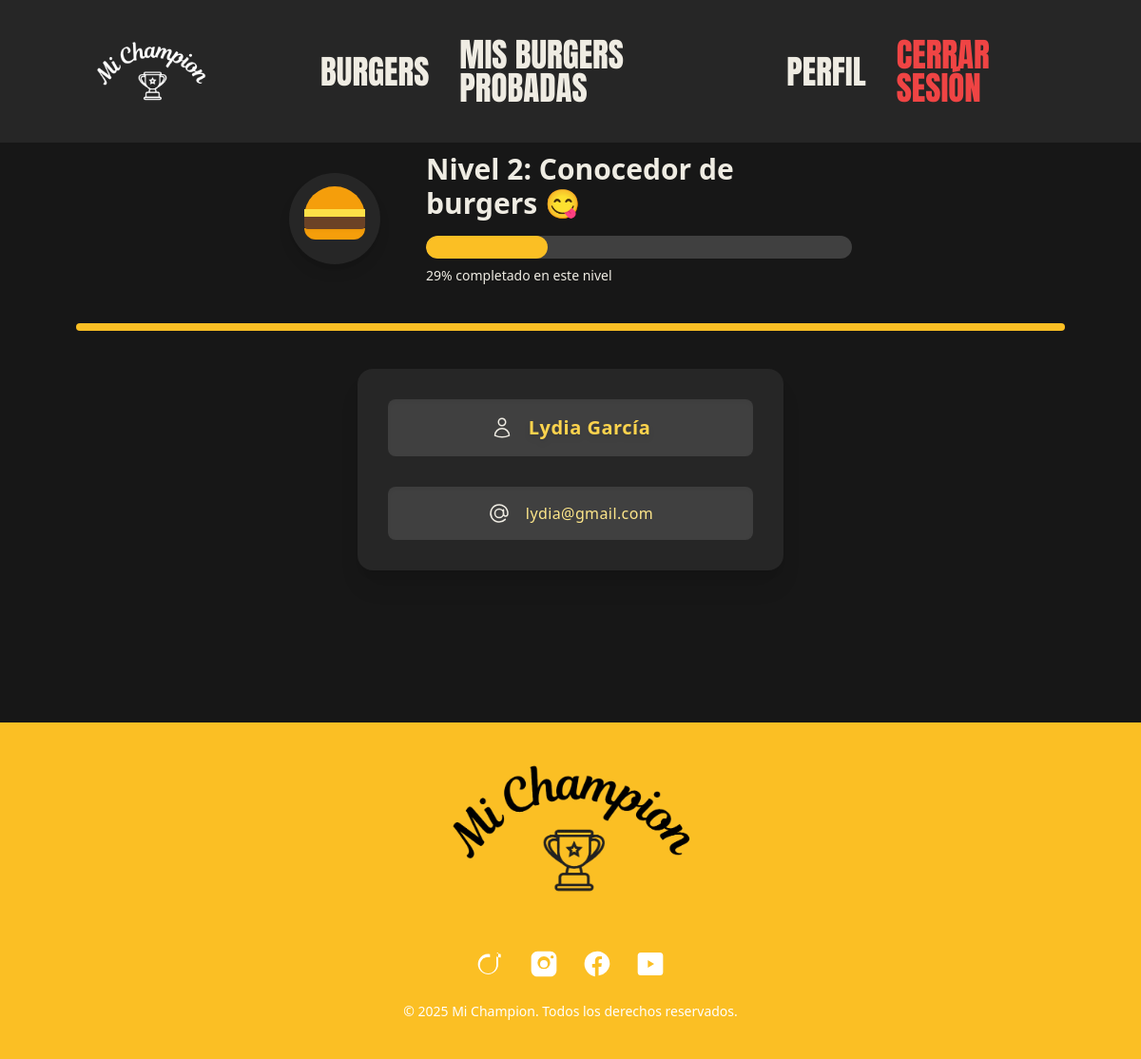
The app's page /perfil.php (signed in) with its own data.
### tables this page shows
CREATE TABLE `usuarios` (
  `id` int(11) NOT NULL,
  `nombre` varchar(100) NOT NULL,
  `apellidos` varchar(100) DEFAULT NULL,
  `email` varchar(150) NOT NULL,
  `password` varchar(255) NOT NULL,
  `creado_en` timestamp NOT NULL DEFAULT current_timestamp()
);

### Usuario.php (called while the page is built, shortened)
<?php
    class Usuario {
        private $db;
        public function __construct($db) {
            $this->db = $db;
        }
        public function obtenerIdUsuario($email) {
            $stmt = $this->db->prepare("SELECT id FROM usuarios WHERE email = :email");
            $stmt->execute([':email' => $email]);
            return $stmt->fetchColumn();
        }
        public function obtenerDatosUsuarios($usuarioEmail) {
            $stmt = $this->db->prepare("SELECT * FROM usuarios WHERE email = :usuarioEmail");
            $stmt->execute([
                ':usuarioEmail' => $usuarioEmail
            ]);
            return $stmt->fetch(PDO::FETCH_ASSOC);
        }
    }
?>

### Hamburguesas.php (called while the page is built, shortened)
<?php
    class Hamburguesas {
        private $db;
        public function __construct($db) {
            $this->db = $db;
        }
        public function contarBurgersProbadasPorUsuario($usuarioId) {
            $stmt = $this->db->prepare("
                SELECT COUNT(*)
                FROM burgers_probadas
                WHERE id_usuario = ?
            ");
            $stmt->execute([$usuarioId]);
            return (int) $stmt->fetchColumn();
        }
        public function contarTotalBurgers() {
            $stmt = $this->db->prepare("SELECT COUNT(*) FROM burgers");
            $stmt->execute();
            return (int) $stmt->fetchColumn();
        }
    }
?>

### perfil.php (the view, shortened to what this page needs)
<?php
    require_once 'Conexion.php';
    require_once 'Usuario.php';
    require_once 'Hamburguesas.php';
    $conexion = new Conexion();
    $db = $conexion->getConexion();
    $usuario = new Usuario($db);
    $hamburguesas = new Hamburguesas($db);
    $email = $_SESSION['email'];
    $usuarioId = $usuario->obtenerIdUsuario($email);
    $datosUsuario = $usuario->obtenerDatosUsuarios($email);
    $burgers_probadas = $hamburguesas->contarBurgersProbadasPorUsuario($usuarioId);
    $burgers_totales = $hamburguesas->contarTotalBurgers();
    $niveles = 4;
    $burgersPorNivel = ceil($burgers_totales / $niveles);
    $nivelActual = min(ceil($burgers_probadas / $burgersPorNivel), $niveles);
    $burgersEnNivelActual = $burgers_probadas % $burgersPorNivel;
    $progresoNivel = min(($burgersEnNivelActual / $burgersPorNivel) * 100, 100);
    $logros = [
        1 => "Principiante de las burgers 🍔",
        2 => "Conocedor de burgers 😋",
        3 => "Sabedor de la carne 🧠🥩",
        4 => "Maestro de la hamburguesa 🔥👑",
    ];
    $logroActual = $logros[$nivelActual];
?>
<!DOCTYPE html>
<html lang="es">
    <head>
        <script src="https://cdn.tailwindcss.com"></script>
    </head>
    <body>
        <?php include('components/header.php'); ?>
        <main class="bg-neutral-900 text-[#efece3] py-40 px-6 md:px-20">
            <div class="flex items-center justify-center gap-12 mb-10">
                <div class="w-24 h-24 bg-neutral-800 rounded-full flex items-center justify-center relative overflow-hidden shadow-lg">
                    <div class="w-16 h-8 bg-amber-500 rounded-t-full absolute top-[15%] z-10"></div>
                    <?php if ($nivelActual >= 2): ?>
                        <div class="absolute top-[40%] w-16 h-2 bg-yellow-300 z-20"></div>
                    <?php endif; ?>
                    <div class="absolute top-[45%] w-16 h-4 bg-[#6B4226] rounded z-10"></div>
                    <div class="absolute top-[60%] w-16 h-3 bg-amber-500 rounded-b-full shadow-inner z-0"></div>
                </div>
                <div class="flex-1 max-w-md">
                    <h2 class="text-2xl md:text-3xl font-bold mb-4">Nivel <?= $nivelActual ?>: <?= $logroActual ?></h2>
                    <div class="w-full bg-neutral-700 h-6 rounded-full overflow-hidden relative">
                        <div class="bg-amber-400 h-full rounded-full transition-all duration-500 ease-in-out" style="width: <?= $progresoNivel ?>%;"></div>
                    </div>
                    <p class="mt-2 text-sm"><?= round($progresoNivel) ?>% completado en este nivel</p>
                </div>
            </div>
            <div class="h-2 w-full bg-amber-400 rounded animate-pulse my-10 mx-auto"></div>
            <div class="w-full max-w-md mx-auto bg-neutral-800 p-8 rounded-2xl shadow-xl space-y-8 text-center">
                <div class="flex items-center justify-center gap-4 bg-neutral-700 rounded-lg p-4 shadow-inner hover:bg-neutral-600 transition cursor-default select-none">
                    <p class="text-xl font-bold text-amber-300 tracking-wide drop-shadow-md"><?= htmlspecialchars($datosUsuario['nombre']) . ' ' . htmlspecialchars($datosUsuario['apellidos']) ?></p>
                </div>
                <div class="flex items-center justify-center gap-4 bg-neutral-700 rounded-lg p-4 shadow-inner hover:bg-neutral-600 transition cursor-default select-none">
                    <svg xmlns="http://www.w3.org/2000/svg" fill="none" viewBox="0 0 24 24" stroke-width="1.5" stroke="currentColor" class="size-6">
                        <path stroke-linecap="round" stroke-linejoin="round" d="M16.5 12a4.5 4.5 0 1 1-9 0 4.5 4.5 0 0 1 9 0Zm0 0c0 1.657 1.007 3 2.25 3S21 13.657 21 12a9 9 0 1 0-2.636 6.364M16.5 12V8.25" />
                    </svg>
                    <p class="text-base text-amber-200 font-medium tracking-wide break-all"><?= htmlspecialchars($datosUsuario['email']) ?></p>
                </div>
            </div>
        </main>
        <?php include('components/footer.php'); ?>
    </body>
</html>

### records on screen
usuarios: nombre "Lydia", apellidos "García", email "lydia@gmail.com"

### other values on screen
$nivelActual "2"
$logroActual "Conocedor de burgers 😋"
$progresoNivel "29"
